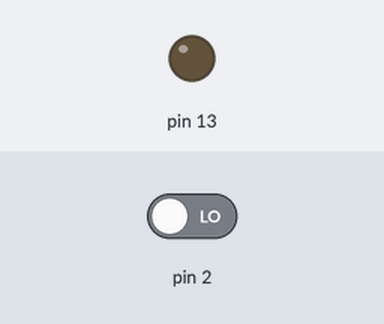
Bench run of a sketch on a simulated Arduino Uno, built with avr-gcc and run on an emulated ATmega328P. Shown: output pins drawn as LEDs (lit = HIGH). Inputs (shaded band) come from the test bench; at power-on: pin 2 LOW.

Above: at 1.2 s.
1.3 s: pin 2 driven HIGH
At 2.2 s:
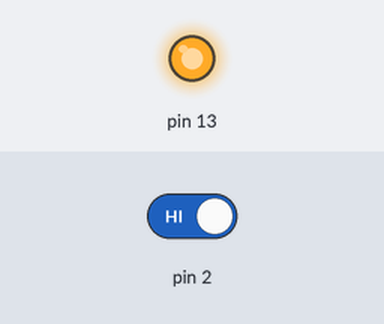
2.8 s: pin 2 driven LOW
At 3.4 s:
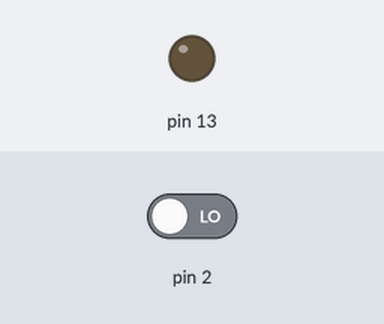
Timing chart, 0 to 5.8 s (numbered marks = the images above; inputs shaded):
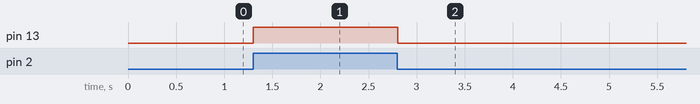

Measured:
- after the input at 1.3 s, pin 13: LOW → HIGH at once
- after the input at 2.8 s, pin 13: HIGH → LOW at once

The sketch:

Off_on_Led.ino
```cpp
// C++ code
//
int x = 0;
void setup()
{
  // tạo biến lưu chữ trạng thái của button
  pinMode(13, OUTPUT);
  pinMode(2, INPUT);
}

void loop() {
  // đọc trạng thái của giá trị nút bấm:
  x = digitalRead(2);
  // kiểm tra xem nút có được nhấn không. Nếu đúng như vậy, x là CAO:
  if (x == HIGH) {
    // turn LED on:
    digitalWrite(13, HIGH);
  } else {
    // turn LED off:
    digitalWrite(13, LOW);
  }
  delay(10); // độ trễ button
}
```
